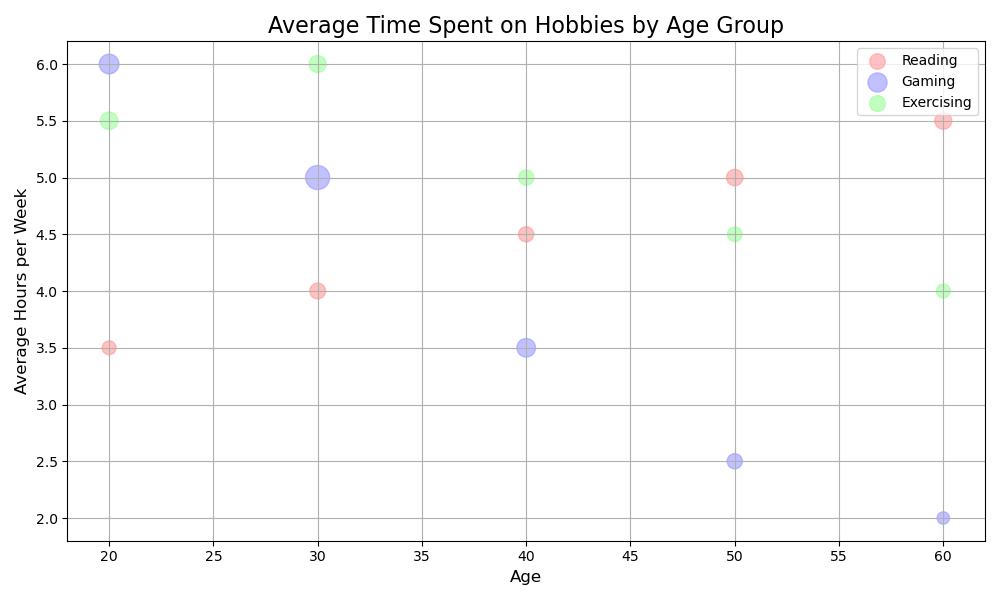

Write Python code to recreate this figure.

import matplotlib.pyplot as plt

# Data
ages = [20, 30, 40, 50, 60]
reading_hours = [3.5, 4, 4.5, 5, 5.5]
reading_participants = [50, 65, 60, 70, 75]
gaming_hours = [6, 5, 3.5, 2.5, 2]
gaming_participants = [100, 150, 90, 60, 40]
exercising_hours = [5.5, 6, 5, 4.5, 4]
exercising_participants = [80, 75, 60, 55, 50]

# Create a bubble chart
plt.figure(figsize=(10, 6))  # Adjust the width and height

plt.scatter(ages, reading_hours, s=[i * 2 for i in reading_participants], c='#ff9999', alpha=0.6, label='Reading')
plt.scatter(ages, gaming_hours, s=[i * 2 for i in gaming_participants], c='#9999ff', alpha=0.6, label='Gaming')
plt.scatter(ages, exercising_hours, s=[i * 2 for i in exercising_participants], c='#99ff99', alpha=0.6, label='Exercising')

# Customize the plot
plt.title('Average Time Spent on Hobbies by Age Group', fontsize=16)
plt.xlabel('Age', fontsize=12)
plt.ylabel('Average Hours per Week', fontsize=12)
plt.legend()
plt.grid(True)
plt.tight_layout()

# Show the plot
plt.show()
